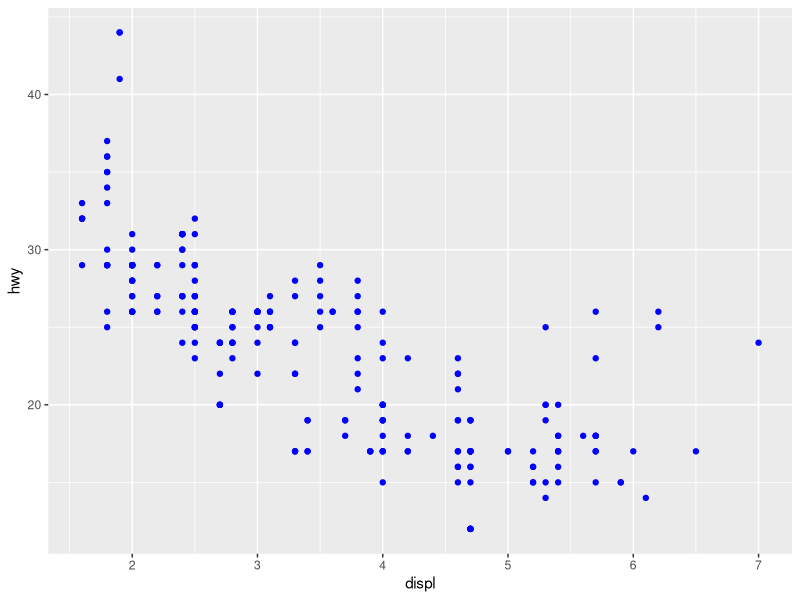
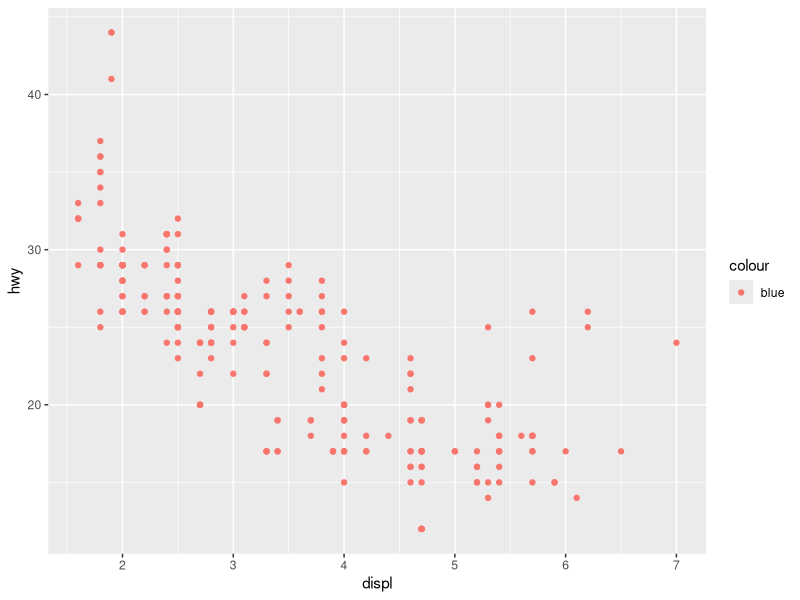

Generate these figures, in order, with R: (Note: this script raises an error after producing the figures.)
#Working on R Day 2, working from home with pugs
#added a folder for today:28January2020 in R, saved this script to that folder.
# in terminal sent: git add 28January2020/
#                   git commit -a -m "added folder for new week"
#                   git push

library(tidyverse)
#to update tidyverse, use
tidyverse_update()

#we need more packages outside the tidyverse
install.packages(c("nycflights13","gapminder","Lahman"))
#these wouldn't install, not sure why

ggplot(data = mpg) + geom_point(mapping = aes(x = displ, y = hwy), color = "blue")

#exercise 1
#What's wrong with the code? Color is supposed to be blue
ggplot(data = mpg) + geom_point(mapping = aes(x = displ, y = hwy, color = "blue"))
#color needs to go outside of aes / misplaced  parantheses, needs to be outside aes

#Exercise 2: Which variables in mpg are categorical? Which are continuous? 
?mpg
# categotical: manufacturer, model, trans, drv, fl, class
# continuous: displ, year, cyl, cty, hwy
mpg
# can see this by indication under variable <chr> <int> <dbl>

#Exercise 3: Map a continuous variable to color, size, and shape. 
ggplot(data = mpg) + geom_point(mapping = aes(x = displ, y=hwy, color=year, size=cty, shape = cyl))
#continuous variable cannot be mapped to shape
#Just do color
ggplot(data = mpg) + geom_point(mapping = aes(x = displ, y = hwy, color=year))
#Do color and size
ggplot(data = mpg) + geom_point(mapping = aes(x = displ, y = hwy, color = year, size = cty))
#change the shape one to a cateogorical variable
ggplot(data = mpg) + geom_point(mapping = aes(x = displ, y=hwy, color=year, size=cty, shape = drv))

#Exercise 4: What happens if you map the same variable to multiple aesthetics?
ggplot(data = mpg) + geom_point(mapping = aes(x = displ, y = hwy, color = year, size = year))
#it looks weird.
ggplot(data = mpg) + geom_point(mapping = aes(x = displ, y = hwy, color = year, size = displ))
#it's redundant but it lets you

#Exercise 5: What does the stroke aesthetic do? What shapes does it work with? 
?geom_point
ggplot(data = mpg) + geom_point(mapping = aes(x = displ, y = hwy), color = "blue", stroke = 5)
ggplot(data = mpg) + geom_point(mapping = aes(x=displ, y = hwy), shape = 21, stroke = 5)
ggplot(data = mpg) + geom_point(mapping = aes(x=displ, y = hwy), shape = 21)
#stroke is thickness of border of point

#Exercise 6: What happens if you map an aesthetic to something other than a variable name?
#aes(colour = displ < 5)
ggplot(data = mpg) + geom_point(mapping = aes(x = displ, y = hwy, color = displ < 5))
#that gives true of false for each point about if displ is <5

#facets = subplots, work on that for next time!